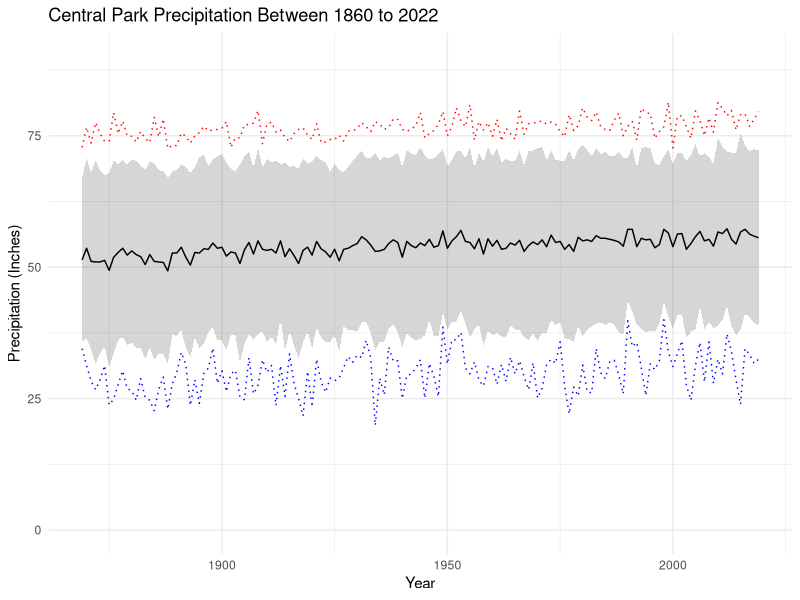
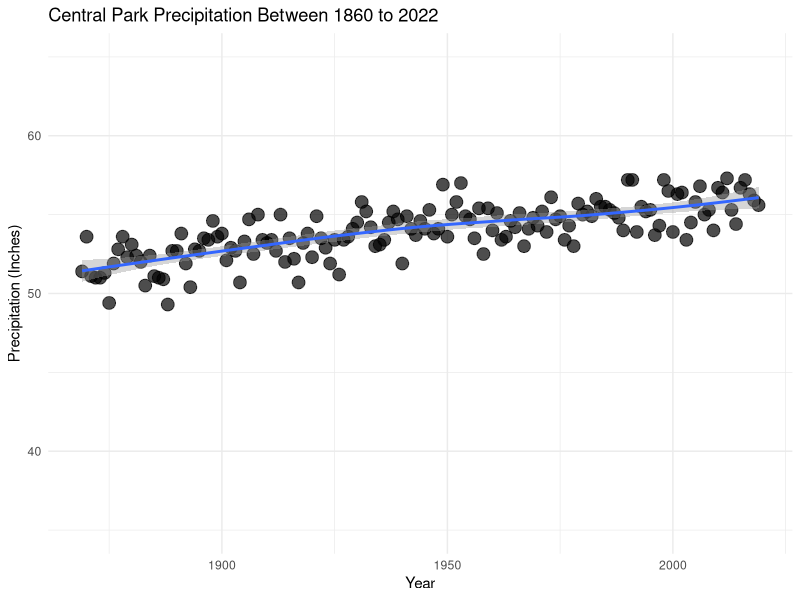
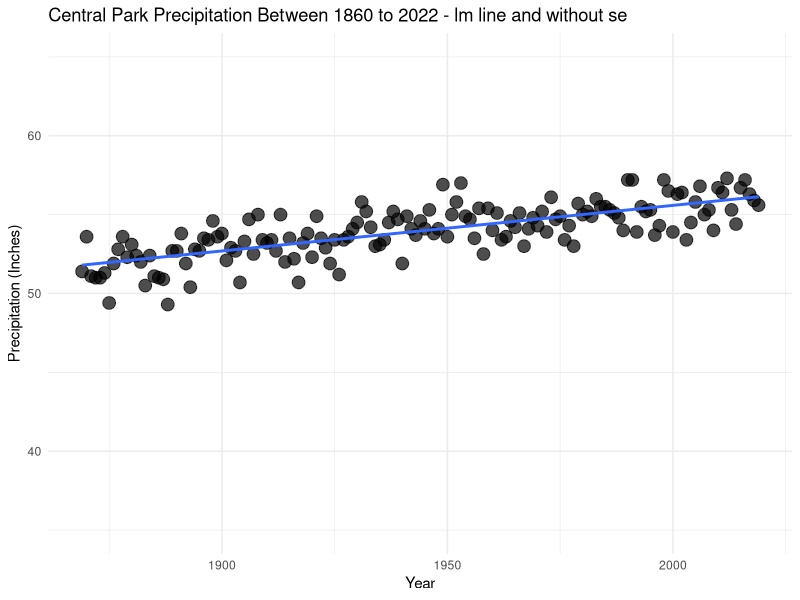
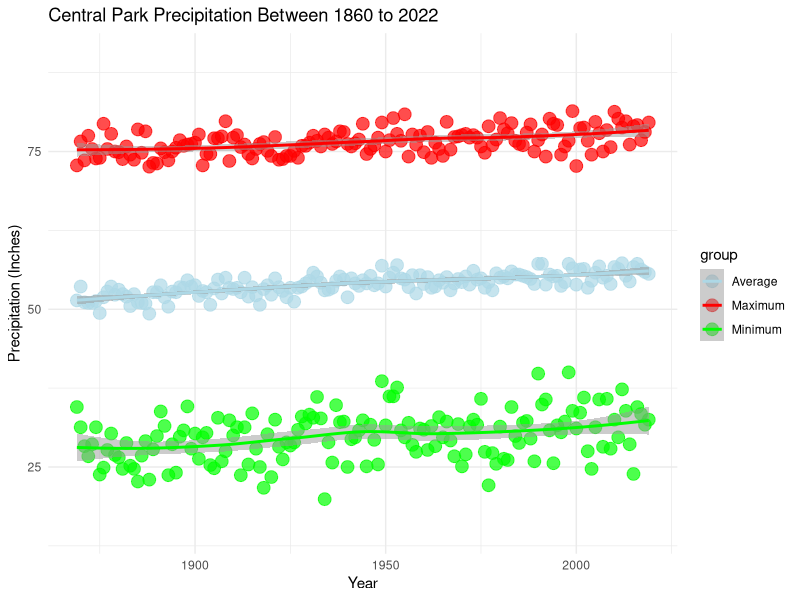

The R source for these figures, in order:
library(tidyverse)

nyc_precipitation <- read.table("data/nyc_precipitation.txt",
             header = TRUE, sep = "\t", stringsAsFactors = FALSE)
head(nyc_precipitation)

str(nyc_precipitation)

## max
nyc_precipitation[, "max_precipitation"] <- apply(nyc_precipitation[, 2:13], 1, max)
## min
nyc_precipitation[, "min_precipitation"] <- apply(nyc_precipitation[, 2:13], 1, min)
## standard deviation
nyc_precipitation[, "sd_precipitation"] <- apply(nyc_precipitation[, 2:13], 1, sd)
head(nyc_precipitation)

## precipitation plot with sd, min, & max values
nyc_precipitation_plot <- ggplot(nyc_precipitation, aes(x = YEAR, y = ANNUAL)) +
                 geom_ribbon(aes(ymin = ANNUAL - sd_precipitation, ymax = ANNUAL + sd_precipitation), alpha = 0.2) +
                 geom_line(aes(x = YEAR, y = max_precipitation), colour = "red", linetype = "dotted") +
                 geom_line(aes(x = YEAR, y = min_precipitation), colour = "blue", linetype = "dotted") +
                 geom_line() +
                 labs(title="Central Park Precipitation Between 1860 to 2022", x="Year", y="Precipitation (Inches)") +
                 ylim(0, 90) +
                 theme_minimal()

nyc_precipitation_plot

## NYC precipitation plot and fit line loess
## geom_smooth() is used without specifying a method, so it defaults to the LOESS (Locally Estimated Scatterplot Smoothing) method
nyc_precipitation_plot_smooth <- ggplot(nyc_precipitation, aes(x = YEAR, y = ANNUAL)) +
                        geom_point(alpha = 0.7, size = 4) +
                        geom_smooth() +
                        labs(title="Central Park Precipitation Between 1860 to 2022", x="Year", y="Precipitation (Inches)") +
                        ylim(35, 65) +
                        theme_minimal()
nyc_precipitation_plot_smooth
#`geom_smooth()` using method = 'loess' and formula 'y ~ x'



## geom_smooth() is explicitly set to use the linear regression method (method=lm), which fits a straight line to the data
nyc_precipitation_plot_smooth_lm <- ggplot(nyc_precipitation, aes(x = YEAR, y = ANNUAL)) +
                        geom_point(alpha = 0.7, size = 4) +
                        geom_smooth(method=lm, se=FALSE) +
                        labs(title="Central Park Precipitation Between 1860 to 2022 - lm line and without se", x="Year", y="Precipitation (Inches)") +
                        ylim(35, 65) +
                        theme_minimal()
## I removed the confidence line change by setting in geom_smooth() --> se=FALSE
nyc_precipitation_plot_smooth_lm
#`geom_smooth()` using formula 'y ~ x'

# Fit linear regression model
lm_model <- lm(ANNUAL ~ YEAR, data = nyc_precipitation)
# Print summary of linear regression model
summary(lm_model)

# Create subsets and rename columns for multiple groupings
nyc_average <- subset(nyc_precipitation, select = c("YEAR", "ANNUAL"))
names(nyc_average) <- c("YEAR", "Precipitation (Inches)")
nyc_average$group <- "Average"

nyc_max <- subset(nyc_precipitation, select = c("YEAR", "max_precipitation"))
names(nyc_max) <- c("YEAR", "Precipitation (Inches)")
nyc_max$group <- "Maximum"

nyc_min <- subset(nyc_precipitation, select = c("YEAR", "min_precipitation"))
names(nyc_min) <- c("YEAR", "Precipitation (Inches)")
nyc_min$group <- "Minimum"

# Combine all data together
nyc_all <- rbind(nyc_average, nyc_max, nyc_min)

# Plotting
nyc_precipitation_plot_smooth_3 <- ggplot(nyc_all, aes(x = YEAR, y = `Precipitation (Inches)`, color = group)) +
                         geom_point(aes(color = group), alpha = 0.7, size = 4) +
                         geom_smooth(aes(color = group), alpha = 0.5) +
                         labs(title="Central Park Precipitation Between 1860 to 2022", x="Year", y="Precipitation (Inches)") +
                         ylim(15, 90) +
                         scale_color_manual(values = c("Maximum" = "red", "Minimum" = "green", "Average" = "lightblue")) +  # Set colors
                         theme_minimal()

nyc_precipitation_plot_smooth_3
#`geom_smooth()` using formula 'y ~ x'